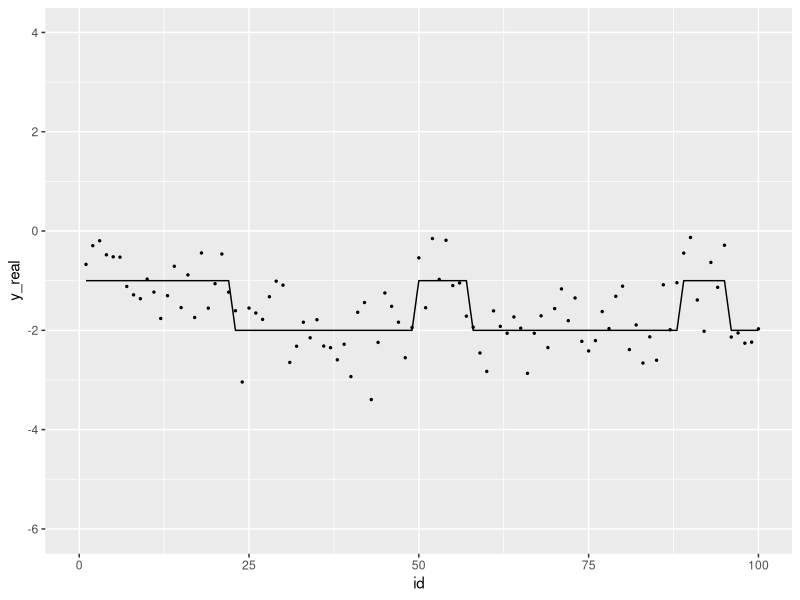
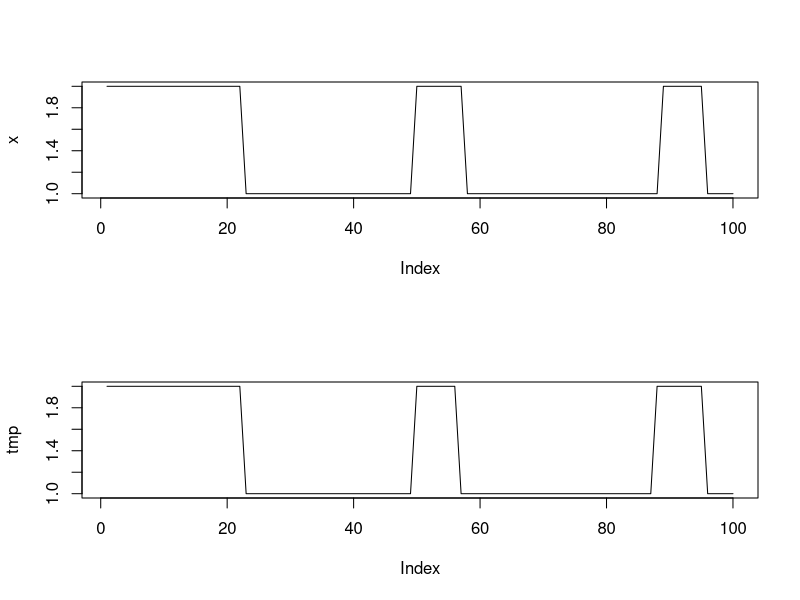
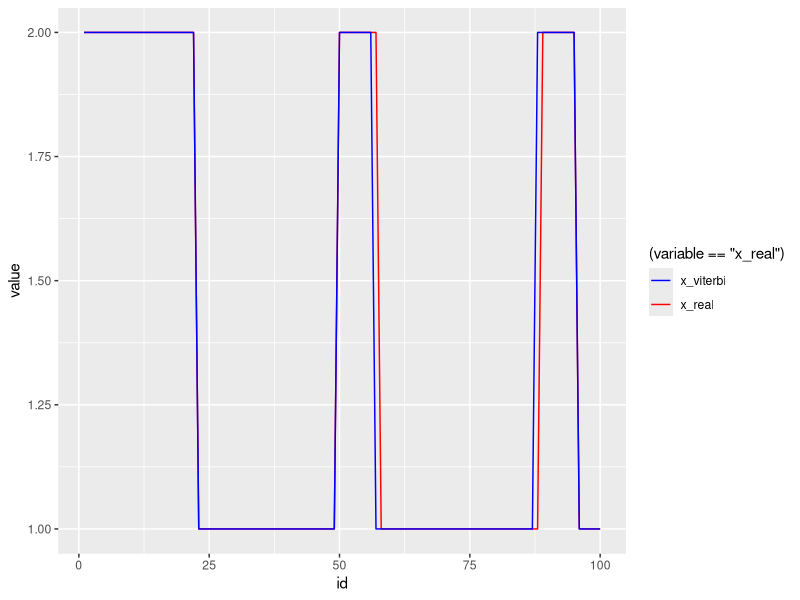

The R source for these figures, in order:
## ---- chunk 1
library("ggplot2")
## ---- chunk 2
transMtx = matrix(c(0.98,0.015,0.005,
                     0.05,0.98,0.015,
                     0.015,0.005,0.98),byrow = TRUE,ncol = 3)
pi = c(0,0.95,0.05)
mu = c(-2,-1,1)
sigma = rep(0.5,3)

T = 100
N = length(mu)
M = dim(transMtx)[1]

x = rep(NA,T)
x[1] = sample(1:M,1,prob = pi)
for (i in 2:T){
  x[i] = sample(1:M,1,prob = transMtx[x[i-1],])
}

y = rep(NA,T); y_real = rep(NA,T)
for (i in 1:T){
  idx = x[i]
  y_real[i] = mu[idx]
  y[i] = rnorm(1,y_real[i],sigma[idx])
}

dat = data.frame(id = 1:T, x = x, y = y, y_real = y_real)
p <- ggplot(dat,aes(x = id, y = y_real))+
  geom_line()+
  geom_point(aes(x = id, y = y),size = 0.5)+
  xlim(0,T)+
  ylim(-6,4)
p

NumberofSegments = length(rle(x)$value)
NumberofSegments
## ---- chunk 3
## T: length of obs; N: num of obs; M: num of hidden states
## obs: T * 1
## transMtx: M * M
## emisMtx: M * N
## pi: start prob, M * 1
my_viterbi_gaussian <- function(obs,mu,sigma,transMtx,pi){
  T = length(obs)
  M = length(pi)
  N = length(mu)
  
  D = array(NA,dim=c(M,T))
  G = array(NA,dim=c(M,T))
  
  G[,1] =  log(dnorm(obs[1],mu,sigma)) + log(pi)
  

  for (j in 2:T){
    py_x = dnorm(obs[j],mu,sigma)
    for (i in 1:M){
      tmp = G[,j-1] + log(transMtx[,i]) + log(py_x[i])
      G[i,j] = max(tmp)
      D[i,j] = which.max(tmp)
    }
  }
  
  return(list("D" = D,"G" = G[,T]))
}

my_backtrace <- function(D,G_T,k){
  M = length(G_T)
  T = dim(D)[2]
  x = rep(NA,T)

  
  x[T] = which.max(G_T)

  for (t in (T-1):1){
    x[t] = D[x[t+1],t+1]
  }
  return(x)
}
## ---- chunk 4
result = my_viterbi_gaussian(y,mu,sigma,transMtx,pi)
tmp = my_backtrace(result$D,result$G)
datcomp = data.frame(id = 1:T,x_real = x,x_pred = tmp)
library(reshape2)
datm = melt(datcomp,id.vars = 1)
par(mfrow = c(2,1))
plot(x,type="l"); plot(tmp,type = "l")
p <- ggplot(datm,aes(x = id, y = value))+
  geom_line(aes(color = (variable == "x_real"), group = variable))+
  scale_color_manual(values = c("blue","red"),labels = c("x_viterbi","x_real"))
p
## ---- chunk 5
## T: length of obs; N: num of obs; M: num of hidden states
## obs: T * 1
## transMtx: M * M
## emisMtx: M * N
## pi: start prob, M * 1
my_forward_gaussian <- function(obs,mu,sigma,transMtx,pi){
  T = length(obs)
  M = length(pi)
  
  A = array(NA,dim=c(M,T))
  
  A[,1] =  dnorm(obs[1],mu,sigma) * pi
  
  for (j in 2:T){
    py_x = dnorm(obs[j],mu,sigma)
    for (i in 1:M){
      A[i,j] = sum(A[,j-1] * transMtx[,i] * py_x[i])
    }
    #A[,j] = A[,j] / sum(A[,j])
  }
  
  return(A)
}

my_backward_gaussian <- function(obs,mu,sigma,transMtx,pi){
  T = length(obs)
  M = length(pi)
  
  B = array(NA,dim=c(M,T))
  
  B[,T] = B[,T] ^ 0
  
  for (j in (T-1):1){
    py_x_p1 = dnorm(obs[j+1],mu,sigma)
    for (i in 1:M){
      B[i,j] = sum(B[,j+1] * transMtx[i,] * py_x_p1)
    }
    #B[,j] = B[,j] / sum(B[,j])
  }
  
  return(B)
  }
## ---- chunk 6
A = my_forward_gaussian(y,mu,sigma,transMtx,pi)
B = my_backward_gaussian(y,mu,sigma,transMtx,pi)
prob = A * B
## ---- chunk 7
transMtx = matrix(c(0.98,0.015,0.005,
                     0.05,0.98,0.015,
                     0.015,0.005,0.98),byrow = TRUE,ncol = 3)
pi = c(0,0.95,0.05)
mu = c(-2,-1,1)
sigma = c(0.9,0.9,0.9)

D = 20
T = 100
N = length(mu)
M = dim(transMtx)[1]

seqs = c()
for (i in 1:D){
  x = rep(NA,T)
  x[1] = sample(1:M,1,prob = pi)
  for (i in 2:T){
    x[i] = sample(1:M,1,prob = transMtx[x[i-1],])
  }

  y = rep(NA,T); y_real = rep(NA,T)
  for (i in 1:T){
    idx = x[i]
    y_real[i] = mu[idx]
    y[i] = rnorm(1,y_real[i],sigma[idx])
  }
  seqs = rbind(seqs,y)
}
#seqs 
## ---- chunk 8
my_em_gaussian_single = function(seq, M,mu,sigma,pi,transMtx){
  T = length(seq)
  ## calcualte p(x)
  PX = array(NA,dim=c(M,T))
  A = my_forward_gaussian(obs=seq,mu = mu,sigma = sigma, transMtx = transMtx, pi = pi)
  B = my_backward_gaussian(obs=seq,mu = mu,sigma = sigma, transMtx = transMtx, pi = pi)
  AB = A * B; llk = log(sum(A[,T]))
  PX = AB/exp(llk) ##P(x_n|Y)
  
  ## calculate pxx
  PXX = array(0,dim = c(M,M))
  for (k in 2:T){
    #py_x = dnorm(seq[k],mu,sigma);
    lpy_x = dnorm(seq[k],mu,sigma,log = TRUE);
    tmp = array(0,dim = c(M,M))
    
    for (j in 1:M){
      for (i in 1:M){
        tmp[i,j] = log(A[i,k-1])  + log(transMtx[i,j]) + lpy_x[j] + log(B[j,k])
      }
    }
    PXX = PXX + exp(tmp-llk)
  }
  
  return(list("PX" = PX,"PXX" = PXX,"LLK"=llk))
}

my_em_gaussian = function(seqs, M, mu_init = runif(N,min = min(seqs),max = max(seqs)),sigma_init = rep(runif(1,0,1),M)){
  T = dim(seqs)[2] ; D = dim(seqs)[1];
  pi = runif(3); pi = pi/sum(pi);
  transMtx = matrix(runif(M*M),ncol = M); transMtx = t(apply(transMtx,1,function(x) x/sum(x)))
  mu = mu_init
  sigma = sigma_init
  
  #seq = seqs
  iter = 1
  epsilon = 1e-12
  llk_pre = -100000000; llk_current = -1000000
  while(llk_current - llk_pre > epsilon){
  #while(iter<100){  
    llk_pre = llk_current
    sum_pi = rep(0,M); sum_xx2 = matrix(0,nrow = M,ncol = M); sum_x2 = rep(0,M); sum_xy1 = matrix(0,nrow = M, ncol=N); sum_x1 = rep(0,M);
    sum_xy_mean = rep(0,N); sum_xy_sq = rep(0,N)
    llk_current = 0;
    
    for (num in 1:D){
      seq = seqs[num,]
      output = my_em_gaussian_single(seq = seq,M = M,mu = mu,sigma = sigma,pi = pi,transMtx = transMtx) ####
      llk_current = llk_current + output$LLK
      
      sum_pi = sum_pi + output$PX[,1];
      sum_xx2 = sum_xx2 + output$PXX
      sum_x2 = sum_x2 + apply(output$PX[,-T],1,sum);
      
      
      sum_x1 = sum_x1 + apply(output$PX,1,sum);
      
      sum_xy_mean = sum_xy_mean + output$PX %*% matrix(seq,ncol = 1)
      sum_xy_sq = sum_xy_sq + apply(output$PX * (matrix(seq,ncol = T,nrow = M,byrow = TRUE) - matrix(mu,ncol = T,nrow = M))^2,1,sum)
    }
    
    
    pi = sum_pi/D ### update pi
    #transMtx = t(apply(sum_xx2/sum_x2,1,function(x) x/sum(x))) ## update transMtx
    transMtx = sum_xx2/sum_x2
    ## update emisMtx
    #emisMtx = t(apply(sum_xy1/sum_x1,1,function(x) x/sum(x)))
    #emisMtx = sum_xy1 / sum_x1
    ## update mu
    mu = sum_xy_mean / sum_x1
    ## update sigma
    sigma = sqrt(sum_xy_sq / sum_x1)
    print(mu)
    iter = iter + 1
    print(llk_current)
    
  }
  
  return(list("pi"=pi,"transMtx"=transMtx,"mu" = mu,"sigma" = sigma,"llk"=llk_current,"iter"=iter))
}
## ---- chunk 9
#seqs = rbind(y,y)
resultem = my_em_gaussian(seqs,3)
resultem
pi2 = resultem$pi;transMtx2 = resultem$transMtx; mu2 = resultem$mu; sigma2 = resultem$sigma;
#A2 = my_forward_gaussian(y,mu2,sigma2,transMtx2,pi2)
#A = my_forward_gaussian(y,mu,sigma,transMtx,pi)
#sum(A2[,100]);sum(A[,100])
